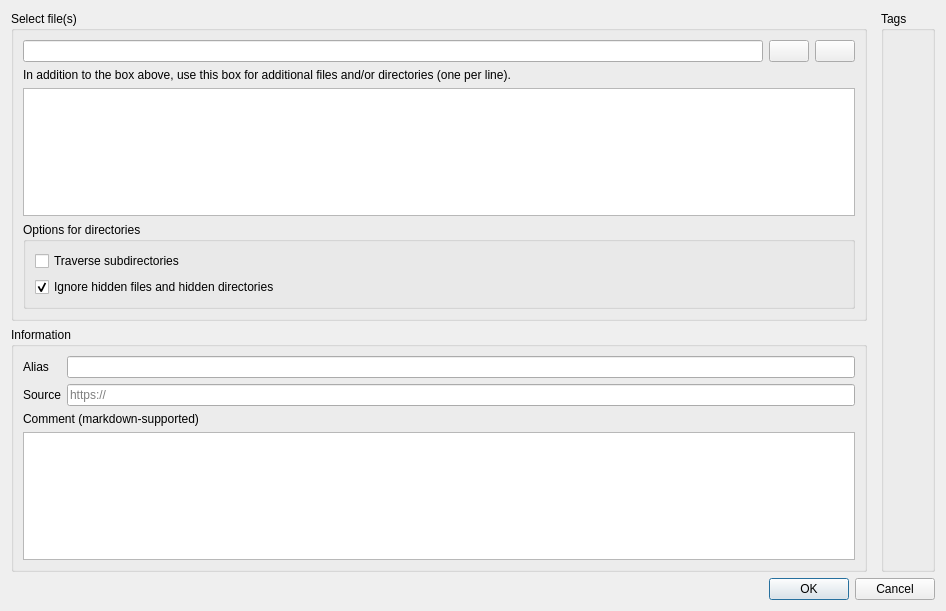
<?xml version="1.0" encoding="UTF-8"?>
<ui version="4.0">
 <class>NewFileDialog</class>
 <widget class="QDialog" name="NewFileDialog">
  <property name="geometry">
   <rect>
    <x>0</x>
    <y>0</y>
    <width>946</width>
    <height>611</height>
   </rect>
  </property>
  <property name="windowTitle">
   <string>Add new file</string>
  </property>
  <layout class="QVBoxLayout" name="verticalLayout_4">
   <item>
    <widget class="QWidget" name="widget" native="true">
     <layout class="QHBoxLayout" name="horizontalLayout">
      <property name="leftMargin">
       <number>0</number>
      </property>
      <property name="topMargin">
       <number>0</number>
      </property>
      <property name="rightMargin">
       <number>0</number>
      </property>
      <property name="bottomMargin">
       <number>0</number>
      </property>
      <item>
       <widget class="QWidget" name="widget_4" native="true">
        <layout class="QVBoxLayout" name="verticalLayout_5">
         <property name="leftMargin">
          <number>0</number>
         </property>
         <property name="topMargin">
          <number>0</number>
         </property>
         <property name="rightMargin">
          <number>4</number>
         </property>
         <property name="bottomMargin">
          <number>0</number>
         </property>
         <item>
          <widget class="QGroupBox" name="groupBox_2">
           <property name="title">
            <string>Select file(s)</string>
           </property>
           <layout class="QVBoxLayout" name="verticalLayout">
            <item>
             <widget class="QWidget" name="widget_3" native="true">
              <layout class="QHBoxLayout" name="horizontalLayout_3">
               <property name="leftMargin">
                <number>0</number>
               </property>
               <property name="topMargin">
                <number>0</number>
               </property>
               <property name="rightMargin">
                <number>0</number>
               </property>
               <property name="bottomMargin">
                <number>0</number>
               </property>
               <item>
                <widget class="QLineEdit" name="path"/>
               </item>
               <item>
                <widget class="QPushButton" name="chooseFile_pushButton">
                 <property name="toolTip">
                  <string>Choose file(s)</string>
                 </property>
                 <property name="text">
                  <string/>
                 </property>
                 <property name="icon">
                  <iconset theme="QIcon::ThemeIcon::DocumentNew"/>
                 </property>
                </widget>
               </item>
               <item>
                <widget class="QPushButton" name="chooseDir_pushButton">
                 <property name="toolTip">
                  <string>Choose directory</string>
                 </property>
                 <property name="text">
                  <string/>
                 </property>
                 <property name="icon">
                  <iconset theme="QIcon::ThemeIcon::FolderOpen"/>
                 </property>
                </widget>
               </item>
              </layout>
             </widget>
            </item>
            <item>
             <widget class="QLabel" name="label_3">
              <property name="text">
               <string>In addition to the box above, use this box for additional files and/or directories (one per line).</string>
              </property>
             </widget>
            </item>
            <item>
             <widget class="PlainTextListEdit" name="paths"/>
            </item>
            <item>
             <widget class="QGroupBox" name="groupBox_4">
              <property name="title">
               <string>Options for directories</string>
              </property>
              <layout class="QVBoxLayout" name="verticalLayout_7">
               <item>
                <widget class="QCheckBox" name="recursive_checkBox">
                 <property name="text">
                  <string>Traverse subdirectories</string>
                 </property>
                </widget>
               </item>
               <item>
                <widget class="QCheckBox" name="ignoreHidden">
                 <property name="text">
                  <string>Ignore hidden files and hidden directories</string>
                 </property>
                 <property name="checked">
                  <bool>true</bool>
                 </property>
                </widget>
               </item>
              </layout>
             </widget>
            </item>
           </layout>
          </widget>
         </item>
         <item>
          <widget class="QGroupBox" name="groupBox_3">
           <property name="title">
            <string>Information</string>
           </property>
           <layout class="QVBoxLayout" name="verticalLayout_3">
            <item>
             <widget class="QWidget" name="widget_2" native="true">
              <layout class="QFormLayout" name="formLayout">
               <property name="leftMargin">
                <number>0</number>
               </property>
               <property name="topMargin">
                <number>0</number>
               </property>
               <property name="rightMargin">
                <number>0</number>
               </property>
               <property name="bottomMargin">
                <number>0</number>
               </property>
               <item row="0" column="0">
                <widget class="QLabel" name="label">
                 <property name="text">
                  <string>Alias</string>
                 </property>
                </widget>
               </item>
               <item row="0" column="1">
                <widget class="QLineEdit" name="alias"/>
               </item>
               <item row="1" column="0">
                <widget class="QLabel" name="label_4">
                 <property name="text">
                  <string>Source</string>
                 </property>
                </widget>
               </item>
               <item row="1" column="1">
                <widget class="QLineEdit" name="source">
                 <property name="toolTip">
                  <string>URL to the original source of this content.</string>
                 </property>
                 <property name="placeholderText">
                  <string>https://</string>
                 </property>
                </widget>
               </item>
              </layout>
             </widget>
            </item>
            <item>
             <widget class="QLabel" name="label_2">
              <property name="text">
               <string>Comment (markdown-supported)</string>
              </property>
             </widget>
            </item>
            <item>
             <widget class="QPlainTextEdit" name="comment"/>
            </item>
           </layout>
          </widget>
         </item>
        </layout>
       </widget>
      </item>
      <item>
       <widget class="QWidget" name="widget_5" native="true">
        <layout class="QVBoxLayout" name="verticalLayout_6">
         <property name="leftMargin">
          <number>4</number>
         </property>
         <property name="topMargin">
          <number>0</number>
         </property>
         <property name="rightMargin">
          <number>0</number>
         </property>
         <property name="bottomMargin">
          <number>0</number>
         </property>
         <item>
          <widget class="QGroupBox" name="groupBox">
           <property name="title">
            <string>Tags</string>
           </property>
           <layout class="QVBoxLayout" name="verticalLayout_2">
            <property name="leftMargin">
             <number>0</number>
            </property>
            <property name="topMargin">
             <number>0</number>
            </property>
            <property name="rightMargin">
             <number>0</number>
            </property>
            <property name="bottomMargin">
             <number>0</number>
            </property>
            <item>
             <widget class="TagSelect" name="tagSelect" native="true"/>
            </item>
           </layout>
          </widget>
         </item>
        </layout>
       </widget>
      </item>
     </layout>
    </widget>
   </item>
   <item>
    <widget class="QDialogButtonBox" name="buttonBox">
     <property name="standardButtons">
      <set>QDialogButtonBox::StandardButton::Cancel|QDialogButtonBox::StandardButton::Ok</set>
     </property>
    </widget>
   </item>
  </layout>
 </widget>
 <customwidgets>
  <customwidget>
   <class>PlainTextListEdit</class>
   <extends>QPlainTextEdit</extends>
   <header>app/gui/helper/plaintextlistedit.h</header>
  </customwidget>
  <customwidget>
   <class>TagSelect</class>
   <extends>QWidget</extends>
   <header>app/gui/helper/tagselect.h</header>
   <container>1</container>
  </customwidget>
 </customwidgets>
 <resources/>
 <connections/>
</ui>
